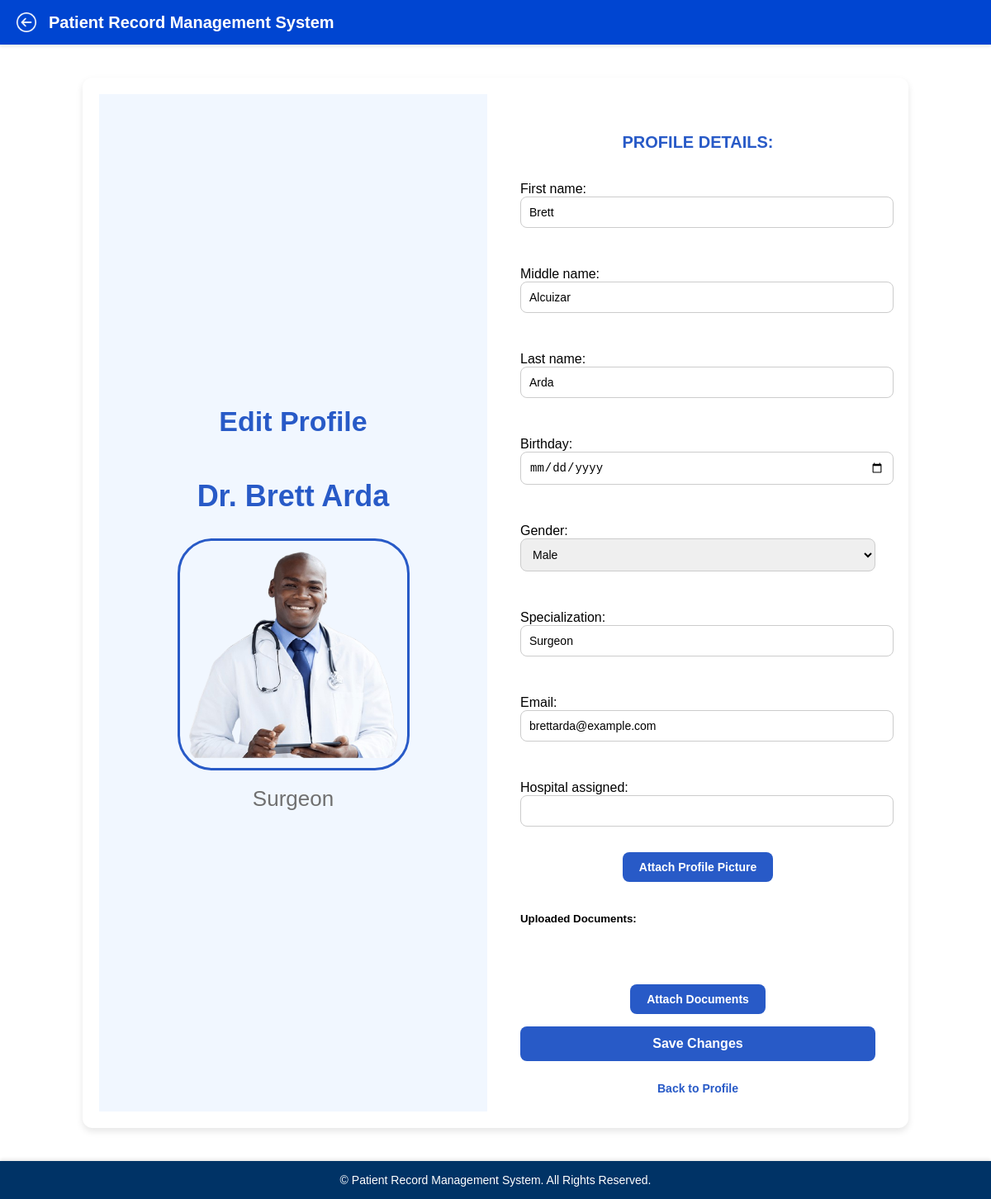
Screenshot of /edit-profile/ (signed in) with the database file from the repository.
### doctor/models.py (models this page shows, shortened)
class Doctor(models.Model):
    GENDER_CHOICES = [
        ('Male', 'Male'),
        ('Female', 'Female'),
        ('Other', 'Other'),
    ]
    username = models.CharField(max_length=100, unique=True)
    password = models.CharField(max_length=100)  # Should be hashed before saving
    email = models.EmailField(unique=True)
    first_name = models.CharField(max_length=50)
    middle_name = models.CharField(max_length=50, blank=True, null=True)
    last_name = models.CharField(max_length=50)
    birthday = models.DateField(null=True, blank=True)
    gender = models.CharField(max_length=10, choices=GENDER_CHOICES, null=True, blank=True)
    specialization = models.CharField(max_length=100)
    hospital_assigned = models.CharField(max_length=255, blank=True, default="")
    profile_picture = models.ImageField(
        upload_to='doctor_profile_pics/',
        blank=True,
        null=True,
    )

### doctor/views.py (the view)
# urls.py: path('edit-profile/', views.edit_doctor_profile_view, name='edit_doctor_profile'),
def edit_doctor_profile_view(request):
    doctor_id = doctor_logged_in(request)
    doctor = get_object_or_404(Doctor, id=doctor_id)
    if request.method == 'POST':
        form = DoctorProfileEditForm(request.POST, request.FILES, instance=doctor)
        if form.is_valid():
            doctor = form.save()
            if 'profile_picture' in request.FILES:
                doctor.profile_picture = request.FILES['profile_picture']
                doctor.save()
            for file in request.FILES.getlist('documents'):
                Document.objects.create(doctor=doctor, file=file)
            Activity.objects.create(
                doctor=doctor,
                description="Updated profile information and uploaded documents."
            )
            return redirect('edit_doctor_profile')
    else:
        form = DoctorProfileEditForm(instance=doctor)
    return render(request, 'edit_doctor_profile.html', {'form': form, 'doctor': doctor})

### doctor/forms.py
class DoctorProfileEditForm(forms.ModelForm):
    class Meta:
        model = Doctor
        fields = [
            'first_name', 'middle_name', 'last_name', 'birthday',
            'gender', 'specialization', 'email', 'hospital_assigned'
        ]
        widgets = {
            'birthday': forms.DateInput(attrs={'type': 'date'}),
            'gender': forms.Select(choices=[('Male', 'Male'), ('Female', 'Female')]),
        }

### doctor/views.py (called while the page is built)
def doctor_logged_in(request):
    doctor_id = request.session.get('doctor_id')
    if not doctor_id:
        return redirect('login')
    return doctor_id

### doctor/templates/edit_doctor_profile.html (shortened to what this page needs)
{% load static %}
<!DOCTYPE html>
<html lang="en">
    <head>
        <link rel="stylesheet" href="{% static 'edit_doctor_profile.css' %}">
    </head>
    <body>
        <header class="prms-header">
            <div class="header-content">
                <img src="{% static 'images/back-button.png' %}" alt="Back" class="back-btn" onclick="window.location.href='http://127.0.0.1:8000/profile/';">
                <h1 class="prms-title" onclick="window.location.href='http://127.0.0.1:8000/home/';">
                    Patient Record Management System
                </h1>
            </div>
        </header>
        <div class="profile-container">
            <div class="left-section">
                <h2>Edit Profile</h2>
                <div class="profile-info">
                    <h3>Dr. {{ doctor.first_name|capfirst }} {{ doctor.last_name|capfirst }}</h3>
                    <div class="profile-picture">
                        {% if doctor.profile_picture %}
                            <img src="{{ doctor.profile_picture.url }}" alt="Profile Picture" id="profile-img">
                        {% else %}
                            <img src="{% static 'images/profile-placeholder.png' %}" alt="Profile Picture" id="profile-img">
                        {% endif %}
                    </div>
                    <p class="role">{{ doctor.specialization|capfirst }}</p>
                </div>
            </div>
            <div class="right-section">
                <h4>PROFILE DETAILS:</h4>
                <form method="POST" enctype="multipart/form-data">
                    {{ form.as_p }}
                    <div class="custom-file-upload">
                        <label for="profile-picture-upload" id="profile-label" class="file-label">
                            Attach Profile Picture
                        </label>
                    </div>
                    <h5>Uploaded Documents:</h5>
                    <div class="custom-file-upload">
                        <label for="documents-upload" id="documents-label" class="file-label">
                            Attach Documents
                        </label>
                    </div>
                    <button type="submit" class="save-btn">Save Changes</button>
                    <a href="{% url 'doctor_profile' %}" class="cancel-btn">Back to Profile</a>
                </form>
            </div>
        </div>
    <footer>
        <p>&copy; {{ year }} Patient Record Management System. All Rights Reserved.</p>
    </footer>
    </body>
</html>

### doctor/static/edit_doctor_profile.css (style rules this page uses)
body { font-family: Arial, sans-serif; background-color: #e6f2ff; margin: 0; padding: 0; }
.prms-header { background-color: #0045d1; color: white; box-shadow: 0 2px 4px rgba(0, 0, 0, 0.1); padding: 15px 20px; top: 0; z-index: 1000; position: sticky; }
.header-content { display: flex; align-items: center; justify-content: flex-start; }
.prms-title { font-size: 20px; font-weight: bold; cursor: pointer; margin: 0; }
.back-btn { width: 24px; height: 24px; margin-right: 15px; cursor: pointer; filter: brightness(0) invert(1); transition: transform 0.2s; }
.profile-container { display: flex; flex-wrap: wrap; max-width: 1000px; margin: 40px auto; background-color: #ffffff; border-radius: 12px; box-shadow: 0 4px 8px rgba(0, 0, 0, 0.1); overflow: hidden; padding: 20px; gap: 20px; box-sizing: border-box; }
.left-section { flex: 1; min-width: 300px; max-width: 500px; padding: 20px; background-color: #f1f7ff; text-align: center; display: flex; flex-direction: column; align-items: center; justify-content: center; }
.left-section h2 { color: #285ac7; font-size: 34px; font-weight: bold; margin-bottom: 20px; }
.profile-info { margin-top: 20px; text-align: center; }
.profile-info h3 { color: #285ac7; font-size: 36px; margin: 10px 0; }
.profile-info .role, .profile-info .hospital { color: #707070; font-size: 26px; margin: 15px 0; }
.profile-picture img { width: 275px; height: 275px; border-radius: 15%; border: 3px solid #285ac7; margin-top: 20px; cursor: pointer; transition: transform 0.3s ease; }
.right-section { flex: 1; min-width: 300px; max-width: 500px; padding: 20px; display: flex; flex-direction: column; justify-content: center; }
.right-section h4 { color: #285ac7; font-size: 20px; font-weight: bold; margin-bottom: 20px; text-align: center; }
.right-section form { display: flex; flex-direction: column; gap: 15px; }
.right-section form input, .right-section form select { padding: 10px; border: 1px solid #ccc; border-radius: 8px; font-size: 14px; width: 100%; }
.save-btn { padding: 12px; background-color: #285ac7; color: #fff; border: none; border-radius: 8px; font-size: 16px; font-weight: bold; cursor: pointer; transition: background-color 0.2s ease; }
.cancel-btn { text-align: center; margin-top: 10px; color: #285ac7; text-decoration: none; font-size: 14px; font-weight: bold; transition: text-decoration 0.2s ease; }
.custom-file-upload { position: relative; display: inline-block; width: 100%; text-align: center; }
.file-label { display: inline-block; padding: 12px 20px; background-color: #285ac7; color: white; border-radius: 8px; cursor: pointer; font-size: 16px; font-weight: bold; transition: background-color 0.3s ease, transform 0.2s ease; text-align: center; }
.file-label { display: inline-block; padding: 10px 20px; font-size: 14px; background-color: #285ac7; color: white; border-radius: 8px; cursor: pointer; text-align: center; transition: all 0.3s ease; }
footer { position: relative; clear: both; padding: 15px 20px; font-size: 14px; color: #ffffff; text-align: center; background-color: #003366; box-shadow: 0 -2px 4px rgba(0, 0, 0, 0.1); margin-top: auto; }
footer p { margin: 0; font-size: 14px; }

### rows the page displays
Doctor: first_name "Brett", last_name "Arda", specialization "Surgeon", middle_name "Alcuizar", gender "Male", email "brettarda@example.com"
